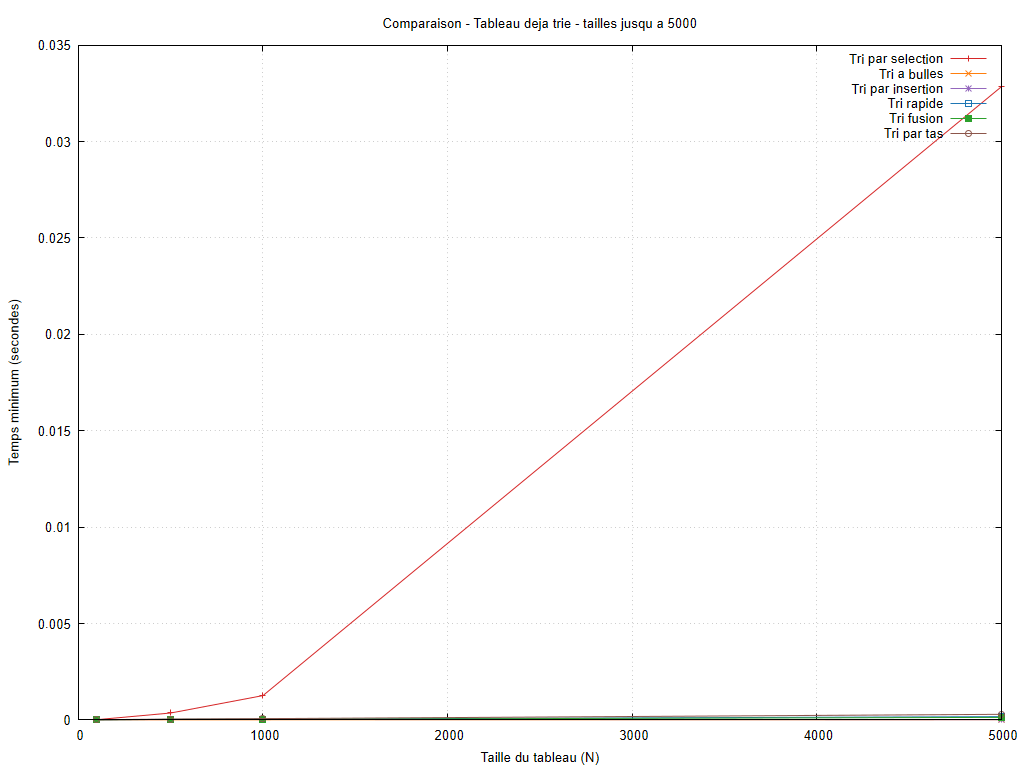

This figure's gnuplot source:
set encoding utf8
set terminal pngcairo size 1024,768 font 'Arial,10'
set output 'graphiques/20261010_184935/configurations/croissant_petites_tailles.png'
set datafile missing 'non_mesure'
set datafile separator ';'
set title 'Comparaison - Tableau deja trie - tailles jusqu a 5000'
set xlabel 'Taille du tableau (N)'
set ylabel 'Temps minimum (secondes)'
set grid
set yrange [0:*]
set xrange [0:5000]
plot 'resultats/20261010_184935/croissant.csv' every ::1 using 1:(column(1)<=5000 && column(2)>=0 ? column(2) : 1/0) title 'Tri par selection' with linespoints lc rgb '#d62728', 'resultats/20261010_184935/croissant.csv' every ::1 using 1:(column(1)<=5000 && column(4)>=0 ? column(4) : 1/0) title 'Tri a bulles' with linespoints lc rgb '#ff7f0e', 'resultats/20261010_184935/croissant.csv' every ::1 using 1:(column(1)<=5000 && column(6)>=0 ? column(6) : 1/0) title 'Tri par insertion' with linespoints lc rgb '#9467bd', 'resultats/20261010_184935/croissant.csv' every ::1 using 1:(column(1)<=5000 && column(8)>=0 ? column(8) : 1/0) title 'Tri rapide' with linespoints lc rgb '#1f77b4', 'resultats/20261010_184935/croissant.csv' every ::1 using 1:(column(1)<=5000 && column(10)>=0 ? column(10) : 1/0) title 'Tri fusion' with linespoints lc rgb '#2ca02c', 'resultats/20261010_184935/croissant.csv' every ::1 using 1:(column(1)<=5000 && column(12)>=0 ? column(12) : 1/0) title 'Tri par tas' with linespoints lc rgb '#8c564b'
unset output
